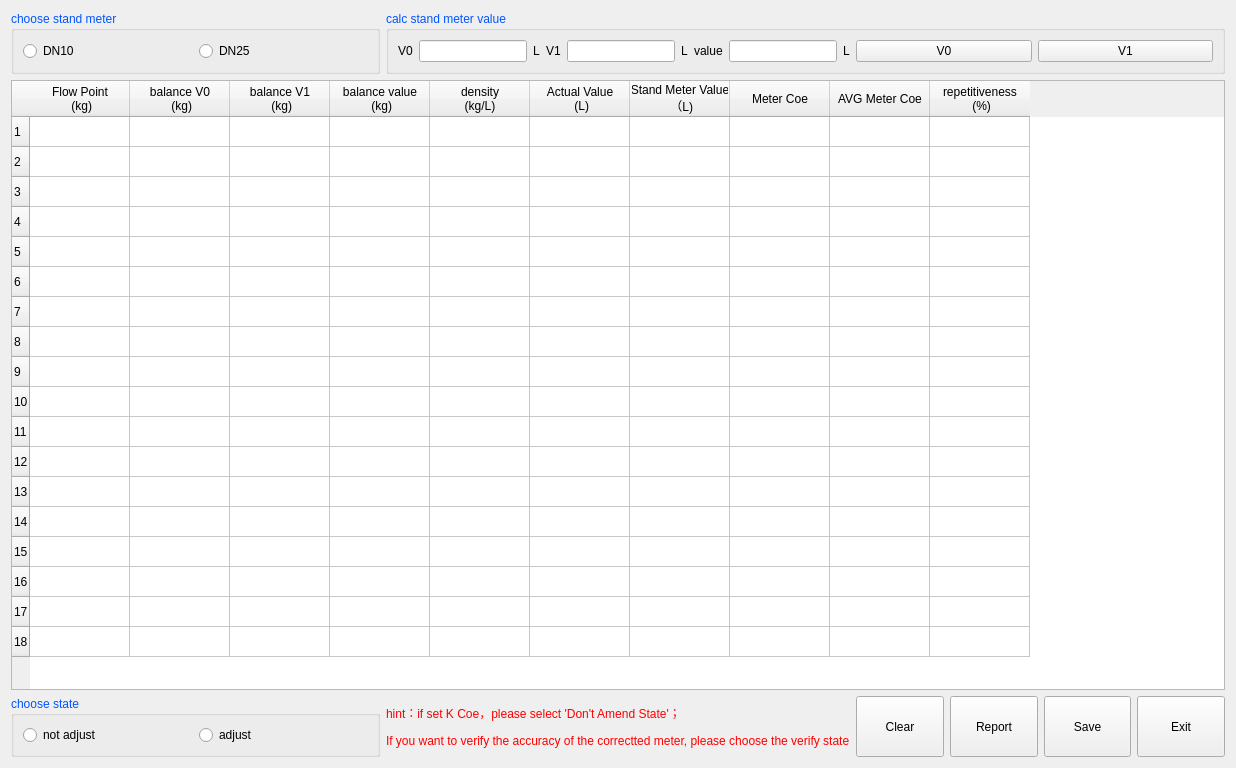
<?xml version="1.0" encoding="UTF-8"?>
<ui version="4.0">
 <class>StdMtrCoeCorrectClass</class>
 <widget class="QWidget" name="StdMtrCoeCorrectClass">
  <property name="windowModality">
   <enum>Qt::ApplicationModal</enum>
  </property>
  <property name="geometry">
   <rect>
    <x>0</x>
    <y>0</y>
    <width>1236</width>
    <height>768</height>
   </rect>
  </property>
  <property name="windowTitle">
   <string>stand meter coe set</string>
  </property>
  <property name="windowIcon">
   <iconset resource="../systemsetdlg.qrc">
    <normaloff>:/systemsetdlg/images/stdmetercoeset.png</normaloff>:/systemsetdlg/images/stdmetercoeset.png</iconset>
  </property>
  <layout class="QGridLayout" name="gridLayout_6">
   <item row="0" column="0">
    <widget class="QGroupBox" name="groupBox">
     <property name="palette">
      <palette>
       <active>
        <colorrole role="WindowText">
         <brush brushstyle="SolidPattern">
          <color alpha="255">
           <red>0</red>
           <green>85</green>
           <blue>255</blue>
          </color>
         </brush>
        </colorrole>
       </active>
       <inactive>
        <colorrole role="WindowText">
         <brush brushstyle="SolidPattern">
          <color alpha="255">
           <red>0</red>
           <green>85</green>
           <blue>255</blue>
          </color>
         </brush>
        </colorrole>
       </inactive>
       <disabled>
        <colorrole role="WindowText">
         <brush brushstyle="SolidPattern">
          <color alpha="255">
           <red>120</red>
           <green>120</green>
           <blue>120</blue>
          </color>
         </brush>
        </colorrole>
       </disabled>
      </palette>
     </property>
     <property name="title">
      <string>choose stand meter</string>
     </property>
     <layout class="QGridLayout" name="gridLayout">
      <item row="0" column="0">
       <widget class="QRadioButton" name="radioButton">
        <property name="palette">
         <palette>
          <active>
           <colorrole role="WindowText">
            <brush brushstyle="SolidPattern">
             <color alpha="255">
              <red>0</red>
              <green>0</green>
              <blue>0</blue>
             </color>
            </brush>
           </colorrole>
          </active>
          <inactive>
           <colorrole role="WindowText">
            <brush brushstyle="SolidPattern">
             <color alpha="255">
              <red>0</red>
              <green>0</green>
              <blue>0</blue>
             </color>
            </brush>
           </colorrole>
          </inactive>
          <disabled>
           <colorrole role="WindowText">
            <brush brushstyle="SolidPattern">
             <color alpha="255">
              <red>120</red>
              <green>120</green>
              <blue>120</blue>
             </color>
            </brush>
           </colorrole>
          </disabled>
         </palette>
        </property>
        <property name="text">
         <string>DN10</string>
        </property>
       </widget>
      </item>
      <item row="0" column="1">
       <widget class="QRadioButton" name="radioButton_2">
        <property name="palette">
         <palette>
          <active>
           <colorrole role="WindowText">
            <brush brushstyle="SolidPattern">
             <color alpha="255">
              <red>0</red>
              <green>0</green>
              <blue>0</blue>
             </color>
            </brush>
           </colorrole>
          </active>
          <inactive>
           <colorrole role="WindowText">
            <brush brushstyle="SolidPattern">
             <color alpha="255">
              <red>0</red>
              <green>0</green>
              <blue>0</blue>
             </color>
            </brush>
           </colorrole>
          </inactive>
          <disabled>
           <colorrole role="WindowText">
            <brush brushstyle="SolidPattern">
             <color alpha="255">
              <red>120</red>
              <green>120</green>
              <blue>120</blue>
             </color>
            </brush>
           </colorrole>
          </disabled>
         </palette>
        </property>
        <property name="text">
         <string>DN25</string>
        </property>
       </widget>
      </item>
     </layout>
    </widget>
   </item>
   <item row="0" column="1" colspan="2">
    <widget class="QGroupBox" name="groupBox_2">
     <property name="palette">
      <palette>
       <active>
        <colorrole role="WindowText">
         <brush brushstyle="SolidPattern">
          <color alpha="255">
           <red>0</red>
           <green>85</green>
           <blue>255</blue>
          </color>
         </brush>
        </colorrole>
       </active>
       <inactive>
        <colorrole role="WindowText">
         <brush brushstyle="SolidPattern">
          <color alpha="255">
           <red>0</red>
           <green>85</green>
           <blue>255</blue>
          </color>
         </brush>
        </colorrole>
       </inactive>
       <disabled>
        <colorrole role="WindowText">
         <brush brushstyle="SolidPattern">
          <color alpha="255">
           <red>120</red>
           <green>120</green>
           <blue>120</blue>
          </color>
         </brush>
        </colorrole>
       </disabled>
      </palette>
     </property>
     <property name="title">
      <string>calc stand meter value</string>
     </property>
     <layout class="QGridLayout" name="gridLayout_8">
      <item row="0" column="0">
       <layout class="QGridLayout" name="gridLayout_2">
        <item row="0" column="0">
         <widget class="QLabel" name="label_5">
          <property name="palette">
           <palette>
            <active>
             <colorrole role="WindowText">
              <brush brushstyle="SolidPattern">
               <color alpha="255">
                <red>0</red>
                <green>0</green>
                <blue>0</blue>
               </color>
              </brush>
             </colorrole>
            </active>
            <inactive>
             <colorrole role="WindowText">
              <brush brushstyle="SolidPattern">
               <color alpha="255">
                <red>0</red>
                <green>0</green>
                <blue>0</blue>
               </color>
              </brush>
             </colorrole>
            </inactive>
            <disabled>
             <colorrole role="WindowText">
              <brush brushstyle="SolidPattern">
               <color alpha="255">
                <red>120</red>
                <green>120</green>
                <blue>120</blue>
               </color>
              </brush>
             </colorrole>
            </disabled>
           </palette>
          </property>
          <property name="text">
           <string>V0</string>
          </property>
         </widget>
        </item>
        <item row="0" column="1">
         <widget class="QLineEdit" name="lineEdit">
          <property name="sizePolicy">
           <sizepolicy hsizetype="Preferred" vsizetype="Fixed">
            <horstretch>0</horstretch>
            <verstretch>0</verstretch>
           </sizepolicy>
          </property>
         </widget>
        </item>
        <item row="0" column="2">
         <widget class="QLabel" name="label_8">
          <property name="palette">
           <palette>
            <active>
             <colorrole role="WindowText">
              <brush brushstyle="SolidPattern">
               <color alpha="255">
                <red>0</red>
                <green>0</green>
                <blue>0</blue>
               </color>
              </brush>
             </colorrole>
            </active>
            <inactive>
             <colorrole role="WindowText">
              <brush brushstyle="SolidPattern">
               <color alpha="255">
                <red>0</red>
                <green>0</green>
                <blue>0</blue>
               </color>
              </brush>
             </colorrole>
            </inactive>
            <disabled>
             <colorrole role="WindowText">
              <brush brushstyle="SolidPattern">
               <color alpha="255">
                <red>120</red>
                <green>120</green>
                <blue>120</blue>
               </color>
              </brush>
             </colorrole>
            </disabled>
           </palette>
          </property>
          <property name="text">
           <string>L</string>
          </property>
         </widget>
        </item>
       </layout>
      </item>
      <item row="0" column="1">
       <layout class="QGridLayout" name="gridLayout_4">
        <item row="0" column="0">
         <widget class="QLabel" name="label_6">
          <property name="palette">
           <palette>
            <active>
             <colorrole role="WindowText">
              <brush brushstyle="SolidPattern">
               <color alpha="255">
                <red>0</red>
                <green>0</green>
                <blue>0</blue>
               </color>
              </brush>
             </colorrole>
            </active>
            <inactive>
             <colorrole role="WindowText">
              <brush brushstyle="SolidPattern">
               <color alpha="255">
                <red>0</red>
                <green>0</green>
                <blue>0</blue>
               </color>
              </brush>
             </colorrole>
            </inactive>
            <disabled>
             <colorrole role="WindowText">
              <brush brushstyle="SolidPattern">
               <color alpha="255">
                <red>120</red>
                <green>120</green>
                <blue>120</blue>
               </color>
              </brush>
             </colorrole>
            </disabled>
           </palette>
          </property>
          <property name="text">
           <string>V1</string>
          </property>
         </widget>
        </item>
        <item row="0" column="1">
         <widget class="QLineEdit" name="lineEdit_2">
          <property name="sizePolicy">
           <sizepolicy hsizetype="Preferred" vsizetype="Fixed">
            <horstretch>0</horstretch>
            <verstretch>0</verstretch>
           </sizepolicy>
          </property>
         </widget>
        </item>
        <item row="0" column="2">
         <widget class="QLabel" name="label_9">
          <property name="palette">
           <palette>
            <active>
             <colorrole role="WindowText">
              <brush brushstyle="SolidPattern">
               <color alpha="255">
                <red>0</red>
                <green>0</green>
                <blue>0</blue>
               </color>
              </brush>
             </colorrole>
            </active>
            <inactive>
             <colorrole role="WindowText">
              <brush brushstyle="SolidPattern">
               <color alpha="255">
                <red>0</red>
                <green>0</green>
                <blue>0</blue>
               </color>
              </brush>
             </colorrole>
            </inactive>
            <disabled>
             <colorrole role="WindowText">
              <brush brushstyle="SolidPattern">
               <color alpha="255">
                <red>120</red>
                <green>120</green>
                <blue>120</blue>
               </color>
              </brush>
             </colorrole>
            </disabled>
           </palette>
          </property>
          <property name="text">
           <string>L</string>
          </property>
         </widget>
        </item>
       </layout>
      </item>
      <item row="0" column="2">
       <layout class="QGridLayout" name="gridLayout_5">
        <item row="0" column="0">
         <widget class="QLabel" name="label_7">
          <property name="palette">
           <palette>
            <active>
             <colorrole role="WindowText">
              <brush brushstyle="SolidPattern">
               <color alpha="255">
                <red>0</red>
                <green>0</green>
                <blue>0</blue>
               </color>
              </brush>
             </colorrole>
            </active>
            <inactive>
             <colorrole role="WindowText">
              <brush brushstyle="SolidPattern">
               <color alpha="255">
                <red>0</red>
                <green>0</green>
                <blue>0</blue>
               </color>
              </brush>
             </colorrole>
            </inactive>
            <disabled>
             <colorrole role="WindowText">
              <brush brushstyle="SolidPattern">
               <color alpha="255">
                <red>120</red>
                <green>120</green>
                <blue>120</blue>
               </color>
              </brush>
             </colorrole>
            </disabled>
           </palette>
          </property>
          <property name="text">
           <string>value</string>
          </property>
         </widget>
        </item>
        <item row="0" column="1">
         <widget class="QLineEdit" name="lineEdit_3">
          <property name="sizePolicy">
           <sizepolicy hsizetype="Preferred" vsizetype="Fixed">
            <horstretch>0</horstretch>
            <verstretch>0</verstretch>
           </sizepolicy>
          </property>
         </widget>
        </item>
        <item row="0" column="2">
         <widget class="QLabel" name="label_10">
          <property name="palette">
           <palette>
            <active>
             <colorrole role="WindowText">
              <brush brushstyle="SolidPattern">
               <color alpha="255">
                <red>0</red>
                <green>0</green>
                <blue>0</blue>
               </color>
              </brush>
             </colorrole>
            </active>
            <inactive>
             <colorrole role="WindowText">
              <brush brushstyle="SolidPattern">
               <color alpha="255">
                <red>0</red>
                <green>0</green>
                <blue>0</blue>
               </color>
              </brush>
             </colorrole>
            </inactive>
            <disabled>
             <colorrole role="WindowText">
              <brush brushstyle="SolidPattern">
               <color alpha="255">
                <red>120</red>
                <green>120</green>
                <blue>120</blue>
               </color>
              </brush>
             </colorrole>
            </disabled>
           </palette>
          </property>
          <property name="text">
           <string>L</string>
          </property>
         </widget>
        </item>
       </layout>
      </item>
      <item row="0" column="3">
       <widget class="QPushButton" name="pushButton_3">
        <property name="sizePolicy">
         <sizepolicy hsizetype="Expanding" vsizetype="Fixed">
          <horstretch>0</horstretch>
          <verstretch>0</verstretch>
         </sizepolicy>
        </property>
        <property name="text">
         <string>V0</string>
        </property>
       </widget>
      </item>
      <item row="0" column="4">
       <widget class="QPushButton" name="pushButton_4">
        <property name="sizePolicy">
         <sizepolicy hsizetype="Expanding" vsizetype="Fixed">
          <horstretch>0</horstretch>
          <verstretch>0</verstretch>
         </sizepolicy>
        </property>
        <property name="text">
         <string>V1</string>
        </property>
       </widget>
      </item>
     </layout>
    </widget>
   </item>
   <item row="1" column="0" colspan="3">
    <widget class="QTableWidget" name="tableWidget">
     <property name="lineWidth">
      <number>1</number>
     </property>
     <property name="autoScrollMargin">
      <number>10</number>
     </property>
     <property name="rowCount">
      <number>18</number>
     </property>
     <row/>
     <row/>
     <row/>
     <row/>
     <row/>
     <row/>
     <row/>
     <row/>
     <row/>
     <row/>
     <row/>
     <row/>
     <row/>
     <row/>
     <row/>
     <row/>
     <row/>
     <row/>
     <column>
      <property name="text">
       <string>Flow Point
 (kg)</string>
      </property>
     </column>
     <column>
      <property name="text">
       <string>balance V0
 (kg)</string>
      </property>
     </column>
     <column>
      <property name="text">
       <string>balance V1
 (kg)</string>
      </property>
     </column>
     <column>
      <property name="text">
       <string>balance value
 (kg)</string>
      </property>
     </column>
     <column>
      <property name="text">
       <string>density
(kg/L)</string>
      </property>
     </column>
     <column>
      <property name="text">
       <string>Actual Value
 (L)</string>
      </property>
     </column>
     <column>
      <property name="text">
       <string>Stand Meter Value
 （L)</string>
      </property>
     </column>
     <column>
      <property name="text">
       <string>Meter Coe</string>
      </property>
     </column>
     <column>
      <property name="text">
       <string>AVG Meter Coe</string>
      </property>
     </column>
     <column>
      <property name="text">
       <string>repetitiveness
 (%)</string>
      </property>
     </column>
    </widget>
   </item>
   <item row="2" column="0">
    <widget class="QGroupBox" name="groupBox_3">
     <property name="palette">
      <palette>
       <active>
        <colorrole role="WindowText">
         <brush brushstyle="SolidPattern">
          <color alpha="255">
           <red>0</red>
           <green>85</green>
           <blue>255</blue>
          </color>
         </brush>
        </colorrole>
       </active>
       <inactive>
        <colorrole role="WindowText">
         <brush brushstyle="SolidPattern">
          <color alpha="255">
           <red>0</red>
           <green>85</green>
           <blue>255</blue>
          </color>
         </brush>
        </colorrole>
       </inactive>
       <disabled>
        <colorrole role="WindowText">
         <brush brushstyle="SolidPattern">
          <color alpha="255">
           <red>120</red>
           <green>120</green>
           <blue>120</blue>
          </color>
         </brush>
        </colorrole>
       </disabled>
      </palette>
     </property>
     <property name="title">
      <string>choose state</string>
     </property>
     <layout class="QGridLayout" name="gridLayout_3">
      <item row="0" column="1">
       <widget class="QRadioButton" name="radioButton_4">
        <property name="palette">
         <palette>
          <active>
           <colorrole role="WindowText">
            <brush brushstyle="SolidPattern">
             <color alpha="255">
              <red>0</red>
              <green>0</green>
              <blue>0</blue>
             </color>
            </brush>
           </colorrole>
          </active>
          <inactive>
           <colorrole role="WindowText">
            <brush brushstyle="SolidPattern">
             <color alpha="255">
              <red>0</red>
              <green>0</green>
              <blue>0</blue>
             </color>
            </brush>
           </colorrole>
          </inactive>
          <disabled>
           <colorrole role="WindowText">
            <brush brushstyle="SolidPattern">
             <color alpha="255">
              <red>120</red>
              <green>120</green>
              <blue>120</blue>
             </color>
            </brush>
           </colorrole>
          </disabled>
         </palette>
        </property>
        <property name="text">
         <string>adjust</string>
        </property>
       </widget>
      </item>
      <item row="0" column="0">
       <widget class="QRadioButton" name="radioButton_3">
        <property name="palette">
         <palette>
          <active>
           <colorrole role="WindowText">
            <brush brushstyle="SolidPattern">
             <color alpha="255">
              <red>0</red>
              <green>0</green>
              <blue>0</blue>
             </color>
            </brush>
           </colorrole>
          </active>
          <inactive>
           <colorrole role="WindowText">
            <brush brushstyle="SolidPattern">
             <color alpha="255">
              <red>0</red>
              <green>0</green>
              <blue>0</blue>
             </color>
            </brush>
           </colorrole>
          </inactive>
          <disabled>
           <colorrole role="WindowText">
            <brush brushstyle="SolidPattern">
             <color alpha="255">
              <red>120</red>
              <green>120</green>
              <blue>120</blue>
             </color>
            </brush>
           </colorrole>
          </disabled>
         </palette>
        </property>
        <property name="text">
         <string>not adjust</string>
        </property>
       </widget>
      </item>
     </layout>
    </widget>
   </item>
   <item row="2" column="1">
    <widget class="QLabel" name="label">
     <property name="text">
      <string>&lt;html&gt;&lt;head/&gt;&lt;body&gt;&lt;p&gt;&lt;span style=&quot; color:#ff0000;&quot;&gt;hint：if set K Coe，please select 'Don't Amend State'；&lt;/span&gt;&lt;/p&gt;&lt;p&gt;&lt;span style=&quot; color:#ff0000;&quot;&gt;If you want to verify the accuracy of the correctted meter, please choose the verify state&lt;/span&gt;&lt;/p&gt;&lt;/body&gt;&lt;/html&gt;</string>
     </property>
    </widget>
   </item>
   <item row="2" column="2">
    <layout class="QGridLayout" name="gridLayout_7">
     <item row="0" column="0">
      <widget class="QToolButton" name="toolButton">
       <property name="sizePolicy">
        <sizepolicy hsizetype="Preferred" vsizetype="Preferred">
         <horstretch>0</horstretch>
         <verstretch>0</verstretch>
        </sizepolicy>
       </property>
       <property name="text">
        <string>Clear</string>
       </property>
      </widget>
     </item>
     <item row="0" column="1">
      <widget class="QToolButton" name="toolButton_2">
       <property name="sizePolicy">
        <sizepolicy hsizetype="Preferred" vsizetype="Preferred">
         <horstretch>0</horstretch>
         <verstretch>0</verstretch>
        </sizepolicy>
       </property>
       <property name="text">
        <string>Report</string>
       </property>
      </widget>
     </item>
     <item row="0" column="2">
      <widget class="QToolButton" name="toolButton_3">
       <property name="sizePolicy">
        <sizepolicy hsizetype="Preferred" vsizetype="Preferred">
         <horstretch>0</horstretch>
         <verstretch>0</verstretch>
        </sizepolicy>
       </property>
       <property name="text">
        <string>Save</string>
       </property>
      </widget>
     </item>
     <item row="0" column="3">
      <widget class="QToolButton" name="btnExit">
       <property name="sizePolicy">
        <sizepolicy hsizetype="Preferred" vsizetype="Preferred">
         <horstretch>0</horstretch>
         <verstretch>0</verstretch>
        </sizepolicy>
       </property>
       <property name="text">
        <string>Exit</string>
       </property>
      </widget>
     </item>
    </layout>
   </item>
  </layout>
  <zorder>layoutWidget</zorder>
  <zorder>label</zorder>
  <zorder>groupBox_2</zorder>
  <zorder>groupBox_3</zorder>
  <zorder>groupBox</zorder>
  <zorder>tableWidget</zorder>
 </widget>
 <resources>
  <include location="../systemsetdlg.qrc"/>
 </resources>
 <connections/>
</ui>
